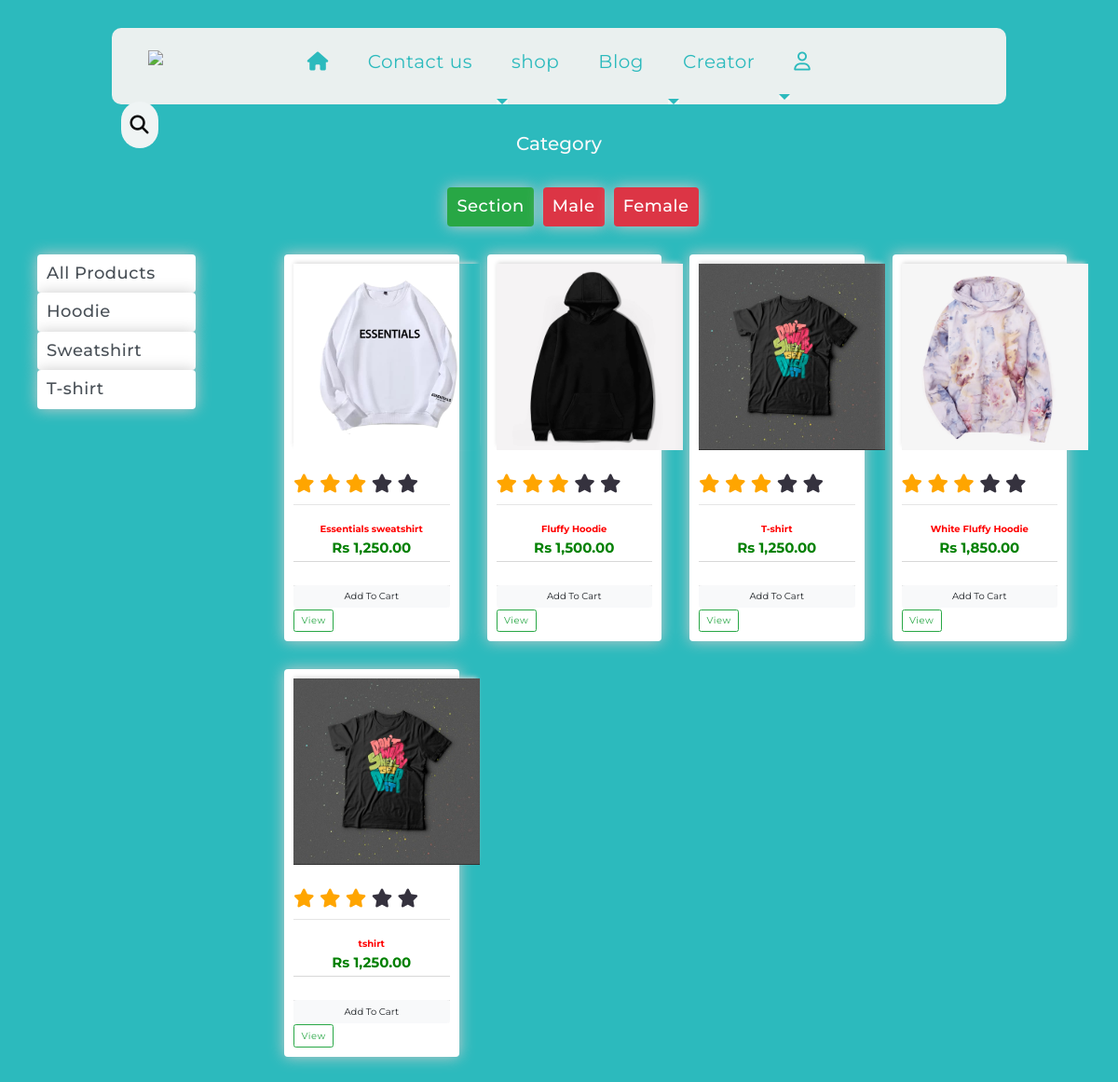
The app's page /home/categorie with its own data.
### Home/models.py (models this page shows, shortened)
class Category(models.Model):
    name = models.CharField(max_length=200, db_index=True)
    gender = models.CharField(max_length=1, choices=GENDER_CHOICES)
    slug = models.SlugField(max_length=200, unique=True)
    class Meta:
        ordering = ('name',)
        verbose_name = 'category'
        verbose_name_plural = 'categories'
    @staticmethod
    def get_all_categories():
        return Category.objects.all()

class Product(models.Model):
    id=models.AutoField(auto_created=True,primary_key=True)
    category = models.ForeignKey(Category, related_name='products', on_delete=models.CASCADE,null=True, blank=True,)
    name = models.CharField(max_length=200, db_index=True,blank=True)
    slug = models.SlugField(max_length=200, db_index=True,blank=True)
    image=models.ImageField(upload_to=filepath,blank=True)
    description = models.TextField(blank=True)
    price = models.DecimalField(null=True, blank=True,max_digits=10, decimal_places=2)
    available = models.BooleanField(default=True)
    class Meta:
        db_table = "ProductForm"
        ordering = ('name',)
        index_together = (('id', 'slug'),)
    @staticmethod
    def get_all_products():
        return Product.objects.all()
    class Meta:
        db_table="Products"

### Home/views.py (the view)
# urls.py: path('categorie', views.categorie,name="categorie"),
def categorie(request):
    cart = request.session.get('cart')
    if not cart:
        request.session['cart'] = {}
    products = None
    categories = Category.get_all_categories()
    categoryID = request.GET.get('category')
    if categoryID:
        products = Product.get_all_products_by_categoryid(categoryID)
    else:
        products = Product.get_all_products();
    data = {}
    data['products'] = products
    data['categories'] = categories
    print('you are : ', request.session.get('email'))
    return render(request, 'productpage/categorie.html', data)

### Home/templatetags/cart.py (called while the page is built)
@register.filter(name='is_in_cart')
def is_in_cart(product  , cart):
    keys = cart.keys()
    for id in keys:
        if int(id) == product.id:
            return True
    return False;

### templates/productpage/categorie.html (shortened to what this page needs)
{% extends 'base2.html' %}
{% load static %}
{% block css %}<link rel="stylesheet" type="text/css" href="{% static 'css/main.css' %}">{% endblock %}
{% block content %}
{% load cart %}
{% load custom_filter %}
<h2 class="d-flex justify-content-center pt-5 text-light pb-5">Category<h2>
    <div class="container-fluid ">
        <div class="d-flex justify-content-center">
            <div class="d-flex flex-row pb-5 pl-5 ">
                <a href="#" class="box-element product pl-3 btn-success pl-3">Section</a>
            </div>
            <div class="d-flex flex-row pb-5 pl-3 pr-3">
               <a href="#" class="box-element product  pl-3 btn-danger pl-3">Male</a>
            </div>
            <div class="d-flex flex-row pb-5 ">
                <a href="#" class="box-element product  pb-3 btn-danger pl-3">Female</a>
            </div>
        </div>
        <div class="row">
            <div class="col-lg-2 mx-auto">
                <div class="list-group">
                    <a href="#" class="box-element product list-group-item-action pb-3">All Products</a>
                    {% for category in categories %}
                    <a href="?category={{category.id}}"
                        class="box-element product list-group-item-action">{{category.name}}</a>
                    {% endfor %}
                </div>
            </div>
            <div id='products' class="col-lg-9 mx-auto">
        <div class="container containbox" >
    <div class="row pb-5">
        {% for product in products %}
        <div class="col-lg-3 pb-5">
            <div class="box-element product">
            <div class = "product-img">
            <img class="thumbnail" src="{{product.image.url}}">
            </div>
            <br>
            <span class="fa fa-star checked"></span>
            <span class="fa fa-star checked"></span>
            <span class="fa fa-star checked"></span>
            <span class="fa fa-star"></span>
            <span class="fa fa-star"></span>
            <hr>
                <h6 class = "d-flex justify-content-center pt-3" style="color:red;"><strong>{{product.name}}</strong></h6>
                <h4 class="d-flex justify-content-center " style="color:green; "><strong>Rs {{product.price}}</strong></h4>
                    <div class="card-footer p-0 no-gutters">
                        {% if product|is_in_cart:request.session.cart %}
                        <div class="row no-gutters btn-outline-light">
                            <form action="/#{{product.id}}" class="col-2 " method="post">
                                {% csrf_token %}
                                <input hidden type="text" name='product' value='{{product.id}}'>
                                <input hidden type="text" name='remove' value='True'>
                                <input type="submit" value=" - " class="btn btn-block btn-light border-right">
                            </form>
                            <div class="text-center col btn btn-primary">{{product|cart_quantity:request.session.cart}} in Cart</div>
                            <form action="/#{{product.id}}" class="col-2 " method="post">
                                {% csrf_token %}
                                <input hidden type="text" name='product' value='{{product.id}}'>
                                <input type="submit" value=" + " class="btn btn-block btn-light border-left">
                            </form>
                        </div>
                        {% else %}
                        <form action="/#{{product.id}}" method="POST" class="btn-block">
                            <input type="submit" class="float-right btn btn-light  form-control"
                                value="Add To Cart">
                        </form>
                        {% endif %}
                    </div>
              <a class="btn btn-outline-success" href="{% url "edit" product.id%}" >View</a>
        </div>
    </div>
    {% endfor %}
</div>
</div>
    </div>
</div>
{% endblock content %}

### static/css/main.css (style rules this page uses)
* { margin: 0; padding: 0; font-family: 'Montserrat', sans-serif; }
h1, h2, h3, h4, h5, h6 { color: hsl(0, 0%, 30%); }
a { position: relative; text-decoration: none; font-family: "Poppins", sans-serif; color: #a0a0a0; font-size: 18px; letter-spacing: 0.5px; padding: 0 10px; font-family: 'Montserrat', sans-serif; }
a:before, a:after { content: ""; position: absolute; height: 3px; width: 0; background-color: #f5f7f5; transition: 0.5s; }
a:after { left: 0; bottom: -10px; }
a:before { right: 0; top: -10px; }
h1, h2, h3, h4 { color: #35323e; font-weight: 700; }
a { text-decoration: none; font-family: 'Montserrat', sans-serif; }
img { max-width: 100%; }
.btn { display: inline-block; color: white; background-color: #2acfcf; text-transform: capitalize; font-weight: 700; border: none; outline: none; cursor: pointer; border-radius: 100px; transition: 0.3s; }
.box-element { box-shadow: hsl(0, 0%, 80%) 0 0 16px; background-color: #fff; border-radius: 4px; padding: 10px; }
.thumbnail { width: 100%; height: 200px; -webkit-box-shadow: -1px -3px 5px -2px rgba(214, 214, 214, 1); -moz-box-shadow: -1px -3px 5px -2px rgba(214, 214, 214, 1); box-shadow: -1px -3px 5px -2px rgba(214, 214, 214, 1); }
.checked { color: orange; }
.product-img { background: var(--white-light); box-shadow: 0 0 20px 10px var(--white-light); width: 200px; height: 200px; margin: 0 auto; border-radius: 50%; transition: background 0.5s ease; }
.product-img img { transition: transform 0.2s ease; }

### static/css/contact.css (style rules this page uses)
* { margin: 0; padding: 0; font-family: 'Poppins', sans-serif; }
html { font-size: 62.5%; overflow-x: hidden; }
body { background: #eee; }
form { display: grid; grid-template-columns: 1fr 1fr; grid-gap: 20px; margin-top: 25px }

### static/css/style.css (style rules this page uses)
* { margin: 0; padding: 0; font-family: 'Montserrat', sans-serif; }
html { font-size: 62.5%; overflow-x: hidden; }
body { background: #eee; }
.row { display: flex; justify-content: space-between; }

### records on screen
Category: name "Hoodie"
Category: name "Sweatshirt"
Category: name "T-shirt"
Product: image (picture), name "Essentials sweatshirt", price "1,250.00"
Product: image (picture), name "Fluffy Hoodie", price "1,500.00"
Product: image (picture), name "T-shirt", price "1,250.00"
Product: image (picture), name "White Fluffy Hoodie", price "1,850.00"
Product: image (picture), name "tshirt", price "1,250.00"
